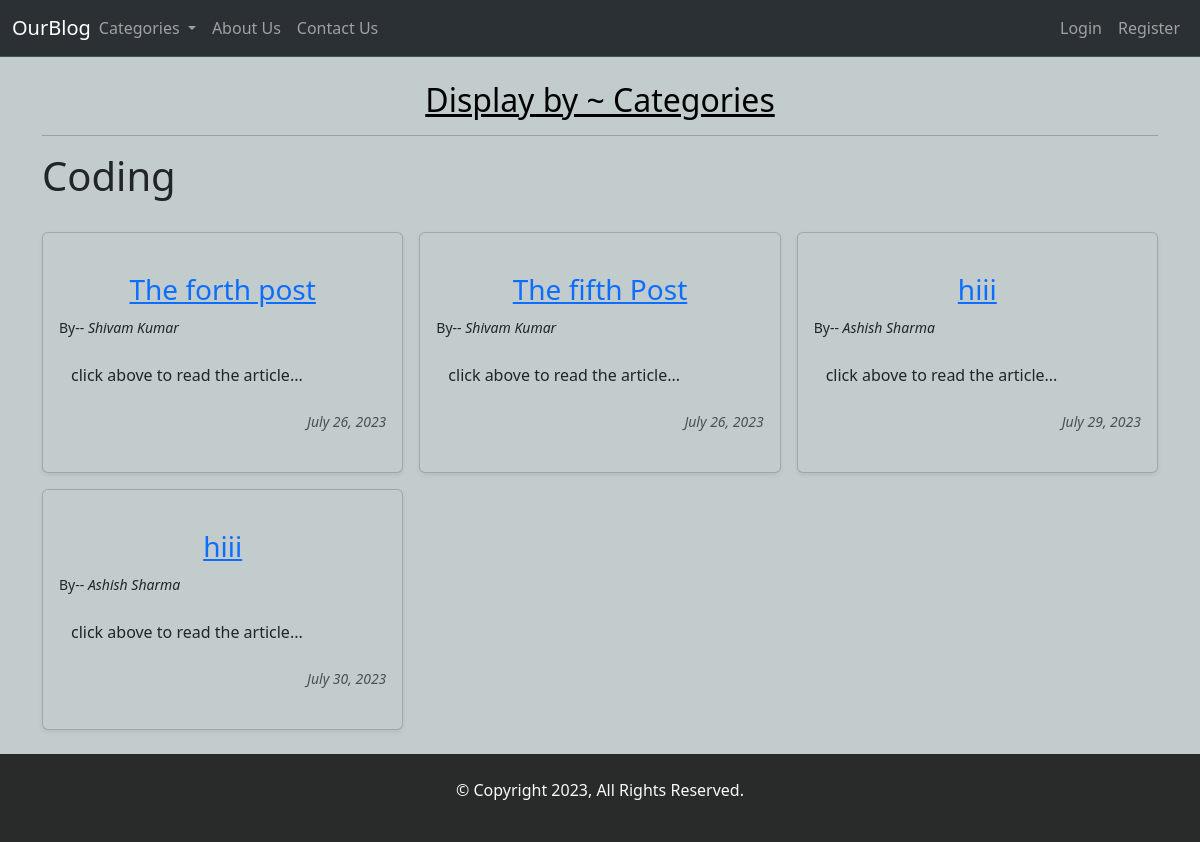
Screenshot of /category/Coding/ with the database file from the repository.
### Ourblog/models.py (models this page shows, shortened)
class Poster(models.Model):
    title = models.CharField(max_length=255)
    author = models.ForeignKey(User, on_delete=models.CASCADE)
    title_tag = models.CharField(max_length=255,default="")
    header_image = models.ImageField(null=True, blank=True, upload_to="images/")
    category = models.CharField(max_length=255)
    snippet = models.CharField(max_length=255, default="click above to read the article")
    body = RichTextField(blank=True, null=True)
    Post_date = models.DateField(auto_now_add=True)
    likes = models.ManyToManyField(User, related_name = 'Blog_post')

### Ourblog/views.py (the view)
# urls.py: path("category/<str:cats>/", CategoryView, name="category"),
def CategoryView(request, cats):
    category_post = Poster.objects.filter(category=cats)
    return render (request, 'categories.html', {'cats': cats.title(), 'category_post': category_post })

### Ourblog/templates/categories.html (shortened to what this page needs)
{% extends 'base.html' %}
{% block body %}
    <div style="background-color: #c2cccc;">
      <br>
      {% if  category_post %}
      <div class="container">
        <h1 class="fs-2 text-body-emphasis d-flex justify-content-center align-items-center"><u>Display by ~ Categories</u></h1><hr>
    <h1>{{ cats }}</h1> <br>
      </div>
      <div class="container ">
      <div class="row row-cols-1 row-cols-sm-2 row-cols-md-3 g-3">
        {% for post in category_post %}
        <div class="col ">
          <div class="card shadow-sm d-flex justify-content-center " style="background-color: #c2cccc;">
            <div class="card-body "><br>
              <h3 class="text-center"><a href="{% url 'article-detail' post.pk %}">{{post.title}}</a></h3>
              <small>By-- <i>
                {{post.author.first_name}}
                {{post.author.last_name}}
              </i></small> <br> <br>
              <div class="container"><p class="card-text">{{post.snippet|slice:"0:150"|safe}}...</p></div><br>
              <div class="d-flex justify-content-between align-items-center">
                <small class="text-body-secondary"><i>{{post.Post_date}}</i></small>
              </div>
            </div>
            <br>
          </div>
        </div>
{% endfor %}
{% else %}
<strong>Sorry, We don't have information about that!
    We will notify you about that soon!
</strong>
{% endif %}
</div>
</div>
<br>
</div>
{% endblock body %}

### rows the page displays
Poster: title "The forth post", author.first_name "Shivam", author.last_name "Kumar", snippet "click above to read the article", Post_date "July 26, 2023"
Poster: title "The fifth Post", author.first_name "Shivam", author.last_name "Kumar", snippet "click above to read the article", Post_date "July 26, 2023"
Poster: title "hiii", author.first_name "Ashish", author.last_name "Sharma", snippet "click above to read the article", Post_date "July 29, 2023"
Poster: title "hiii", author.first_name "Ashish", author.last_name "Sharma", snippet "click above to read the article", Post_date "July 30, 2023"

### other values shown
{{ cats }} "Coding"
